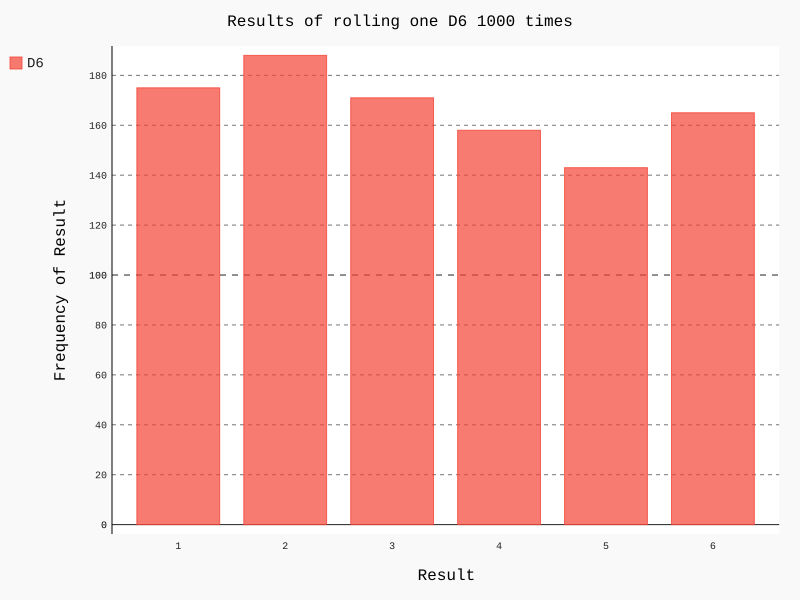

Generate this figure with Python:
#!/usr/bin/env python3
# -*- encoding: utf-8 -*-

import pygal

from die import Die

# 创建一个D6
die = Die()
# 掷几次骰子，并将结果存储在一个列表中
results = []

for roll_num in range(1000):
    result = die.roll()
    results.append(result)

print(results)

# 分析结果
frequencies = []

for value in range(1, die.num_sides + 1):
    frequency = results.count(value)
    frequencies.append(frequency)

print(frequencies)

hist = pygal.Bar()
hist.title = "Results of rolling one D6 1000 times"
hist.x_labels = ['1', '2', '3', '4', '5', '6']
hist.x_title = "Result"
hist.y_title = "Frequency of Result"

hist.add('D6', frequencies)
hist.render_to_file('die_visual.svg')
